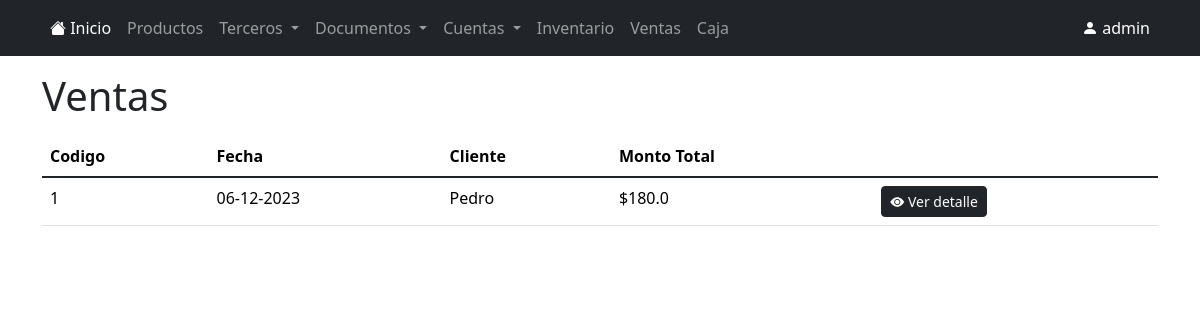
The app's page /caja/venta (signed in) with its own data.
### app/models.py (models this page shows, shortened)
class Usuario(db.Model):
	id = db.Column(db.Integer, primary_key = True)
	username = db.Column(db.String(20), unique = True, nullable = False)
	password = db.Column(db.Text, nullable = False)

class Factura(db.Model):
	id_factura = db.Column(db.Integer, primary_key = True)
	id_tercero = db.Column(db.Integer, db.ForeignKey('tercero.id_tercero'), nullable = False)
	fecha = db.Column(db.String(20), nullable = False)
	tercero = db.relationship('Tercero', backref='factura')
	total = db.Column(db.Float, nullable = False)
	detalles = db.relationship('DetalleFactura', backref='factura')

class Tercero(db.Model):
	id_tercero = db.Column(db.Integer, primary_key = True)
	nombre = db.Column(db.String(100), nullable = False)
	direccion = db.Column(db.Text)
	telefono = db.Column(db.String(20), unique = True)
	email = db.Column(db.String(100), unique = True)
	id_tipo_tercero = db.Column(db.Integer, db.ForeignKey('tipo_tercero.id_tipo_tercero'), nullable = False)
	tipo_tercero = db.relationship('TipoTercero', backref='tercero')

### app/caja.py (the view, shortened to what this page needs)
@bp.route('/venta', methods = ('GET', 'POST'))
@login_required
def venta():
	ventas = Factura.query.all();
	return render_template('/ventas/index.html', ventas = ventas)

### app/auth.py (called while the page is built)
@bp.before_app_request
def load_logged_in_user():
	user_id = session.get('user_id')
	if user_id:
		g.usuario = Usuario.query.get_or_404(user_id)
	else:
		g.usuario = None

def login_required(view):
	@functools.wraps(view)
	def wrapped_view(**kwargs):
		if g.usuario is None:
			return redirect(url_for('auth.login'))
		return view(**kwargs)
	return wrapped_view

### app/templates/ventas/index.html (shortened to what this page needs)
{% extends 'base.html' %}
{% block contenido %}
<div class="container-sm">
	<div>
		<h1 class="display-6">Ventas</h1>
	</div>
	<table class="table table-hover mt-3">
		<thead>
			<tr>
				<th class="col">Codigo</th>
				<th class="col">Fecha</th>
				<th class="col">Cliente</th>
				<th class="col">Monto Total</th>
				<th class="col"></th>
			</tr>
		</thead>
		<tbody class="table-group-divider">
			{% for venta in ventas %}
			<tr>
				<td>{{venta.id_factura}}</td>
				<td>{{venta.fecha}}</td>
				<td>{{venta.tercero.nombre}}</td>
				<td>${{venta.total}}</td>
				<td>
					<a href="{{url_for('caja.detalle', id_factura = venta.id_factura)}}" class="btn btn-sm btn-dark" class="btn btn-sm btn-dark">
						<i class="bi bi-eye-fill"></i>
						Ver detalle
					</a>
				</td>
			</tr>
			{% endfor %}
		</tbody>
	</table>
</div>
{% endblock %}

### app/templates/base.html (shortened to what this page needs)
<!doctype html>
<html lang="es">
<head>
    <link href="https://cdn.jsdelivr.net/npm/bootstrap@5.3.2/dist/css/bootstrap.min.css" rel="stylesheet">
    <link rel="stylesheet" href="https://cdn.jsdelivr.net/npm/bootstrap-icons@1.11.1/font/bootstrap-icons.css">
</head>
<body>
    {% if g.usuario %}
    <nav class="navbar navbar-expand-sm navbar-dark bg-dark mb-3" data-bs-theme="dark">
        <div class="container-sm">
            <div class="collapse navbar-collapse" id="navbarSupportedContent">
                <ul class="navbar-nav">
                    <li class="nav-item">
                        <a class="nav-link active" aria-current="page" href="/">
                            <i class="bi bi-house-fill"></i>
                            Inicio
                        </a>
                    </li>
                    <li class="nav-item">
                        <a class="nav-link" href="{{url_for('productos.index')}}">Productos</a>
                    </li>
                    <li class="nav-item dropdown">
                        <a class="nav-link dropdown-toggle" href="#" role="button" data-bs-toggle="dropdown" aria-expanded="false">
                            Terceros
                        </a>
                    </li>
                    <li class="nav-item dropdown">
                        <a class="nav-link dropdown-toggle" href="#" role="button" data-bs-toggle="dropdown" aria-expanded="false">
                            Documentos
                        </a>
                    </li>
                    <li class="nav-item dropdown">
                        <a class="nav-link dropdown-toggle" href="#" role="button" data-bs-toggle="dropdown" aria-expanded="false">
                            Cuentas
                        </a>
                    </li>
                    <li class="nav-item">
                        <a class="nav-link" href="{{url_for('inventario.index')}}">Inventario</a>
                    </li>
                    <li class="nav-item">
                        <a class="nav-link" href="{{url_for('caja.venta')}}">Ventas</a>
                    </li>
                    <li class="nav-item">
                        <a class="nav-link" href="{{url_for('caja.index')}}">Caja</a>
                    </li>
                </ul>
            </div>
            <div class="collapse navbar-collapse justify-content-end" id="navbarSupportedContent">
                <div class="navbar-nav">
                    <li class="nav-item dropdown">
                        <span class="nav-link active" href="#" role="button" data-bs-toggle="dropdown" aria-expanded="false">
                            <i class="bi bi-person-fill"></i>
                            {{g.usuario.username}}
                        </span>
                    </li>
                </div>
            </div>
        </div>
    </nav>
    {% endif %}
    {% block contenido %}
    {% endblock %}
</body>
</html>

### records on screen
Usuario: usuario.username "admin"
Factura: id_factura "1", fecha "06-12-2023", tercero.nombre "Pedro", total "180.0"
